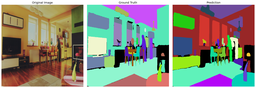
#> input picture inference_result_sample_0.png, 256 x 88 px, shrunk from 1780 x 613 before the run, given in place of 000000000008.png, which was not available
$ python analyze_mask_png.py
#> lines starting #> are read from the running program, lines starting #| are printed output that depends on the picture; pictures that were not available may be replaced by others from this repository, and a replacement may not be noted
import numpy as np
from PIL import Image
import json
from pathlib import Path

def analyze_panoptic_png(png_path, json_path=None, image_id=None):
    """
    分析COCO panoptic PNG文件中的segment信息

    Args:
        png_path: PNG文件路径
        json_path: 对应的JSON文件路径（可选）
        image_id: 图像ID（可选，用于在JSON中查找对应信息）
    """
#> called with image_id = 8
    print(f"🔍 分析PNG文件: {png_path}")

    # 读取PNG文件
    png_image = Image.open(png_path)
#> png_image is the input picture: PIL image 256x88 RGBA; mean R, G, B, A 137.5, 139, 125.1, 255
    print(f"   图像尺寸: {png_image.size}")
#|    图像尺寸: (256, 88)
    print(f"   图像模式: {png_image.mode}")
#|    图像模式: RGBA

    # 转换为RGB模式（如果不是的话）
    if png_image.mode != 'RGB':
        png_image = png_image.convert('RGB')
#> png_image: PIL image 256x88 RGB

    # 转换为numpy数组
    rgb_array = np.array(png_image)
    print(f"   数组形状: {rgb_array.shape}")
#|    数组形状: (88, 256, 3)

    # 将RGB值转换为segment ID
    # COCO panoptic格式: segment_id = R + G * 256 + B * 256^2
    r, g, b = rgb_array[:, :, 0], rgb_array[:, :, 1], rgb_array[:, :, 2]
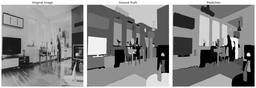
#> r: shape (88, 256); min 0, max 255, mean 137.5
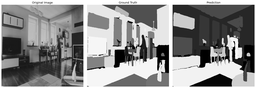
#> g: shape (88, 256); min 0, max 255, mean 139
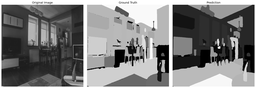
#> b: shape (88, 256); min 0, max 255, mean 125.1
    segment_ids = r.astype(np.uint32) + g.astype(np.uint32) * 256 + b.astype(np.uint32) * 256 * 256

    # 获取所有唯一的segment ID
    unique_segment_ids = np.unique(segment_ids)
#> unique_segment_ids = 11391 values from 0 to 16777215
    print(f"   发现的segment ID数量: {len(unique_segment_ids)}")
#|    发现的segment ID数量: 11391
    print(f"   所有segment IDs: {sorted(unique_segment_ids)}")
#> (printed output is left out)

    # 分析每个segment的像素数量
    print("\n📊 Segment统计:")
    for sid in sorted(unique_segment_ids):
        pixel_count = np.sum(segment_ids == sid)
        percentage = (pixel_count / segment_ids.size) * 100
        if sid == 0:
            print(f"   ID {sid:>8}: {pixel_count:>8} 像素 ({percentage:>6.2f}%) - 背景")
        else:
            print(f"   ID {sid:>8}: {pixel_count:>8} 像素 ({percentage:>6.2f}%)")
#> this loop made 11391 passes
#> (sid, pixel_count, percentage) on passes 4 to 6: (6, 1, 0.00444), (44, 1, 0.00444), (256, 4, 0.0178)

    # 如果提供了JSON文件，进行对比
    if json_path and Path(json_path).exists():
        print(f"\n🔗 对比JSON文件: {json_path}")
        with open(json_path, 'r') as f:
            json_data = json.load(f)

        # 查找对应的图像信息
        target_annotation = None
        if image_id is not None:
            for annotation in json_data['annotations']:
                if annotation['image_id'] == image_id:
                    target_annotation = annotation
                    break

        if target_annotation:
            json_segment_ids = {seg['id'] for seg in target_annotation['segments_info']}
            png_segment_ids = set(unique_segment_ids) - {0}  # 排除背景

            print(f"   JSON中的segment数量: {len(json_segment_ids)}")
            print(f"   JSON中的segment IDs: {sorted(json_segment_ids)}")
            print(f"   PNG中的segment数量: {len(png_segment_ids)} (排除背景)")
            print(f"   PNG中的segment IDs: {sorted(png_segment_ids)}")

            # 检查一致性
            if json_segment_ids == png_segment_ids:
                print("   ✅ JSON和PNG中的segment ID完全一致")
            else:
                print("   ⚠️  JSON和PNG中的segment ID不一致:")
                only_in_json = json_segment_ids - png_segment_ids
                only_in_png = png_segment_ids - json_segment_ids

                if only_in_json:
                    print(f"     只在JSON中: {sorted(only_in_json)}")
                if only_in_png:
                    print(f"     只在PNG中: {sorted(only_in_png)}")

            # 显示详细的segment信息
            print(f"\n📋 JSON中的segment详细信息:")
            for seg in target_annotation['segments_info']:
                print(f"   ID {seg['id']:>3}: category_id={seg['category_id']:>3}, "
                      f"isthing={seg.get('isthing', 'N/A')}, iscrowd={seg.get('iscrowd', 'N/A')}")
        else:
            print(f"   ⚠️  在JSON中未找到image_id={image_id}的信息")

    return {
        'png_path': png_path,
        'unique_segment_ids': unique_segment_ids,
        'segment_pixel_counts': {sid: np.sum(segment_ids == sid) for sid in unique_segment_ids},
        'image_shape': rgb_array.shape
    }

def batch_analyze_panoptic_files(png_dir, json_path, image_ids=None, max_files=5):
    """
    批量分析多个PNG文件

    Args:
        png_dir: PNG文件目录
        json_path: JSON文件路径
        image_ids: 要分析的图像ID列表（如果为None则分析前max_files个）
        max_files: 最大分析文件数
    """
    png_dir = Path(png_dir)

    # 读取JSON文件
    with open(json_path, 'r') as f:
        json_data = json.load(f)

    # 如果没有指定image_ids，则取前几个
    if image_ids is None:
        image_ids = [ann['image_id'] for ann in json_data['annotations'][:max_files]]

    results = []

    for image_id in image_ids:
        # 构建PNG文件名（通常是12位数字，左侧补零）
        png_filename = f"{image_id:012d}.png"
        png_path = png_dir / png_filename

        if png_path.exists():
            print(f"\n{'='*60}")
            result = analyze_panoptic_png(png_path, json_path, image_id)
            results.append(result)
        else:
            print(f"⚠️  文件不存在: {png_path}")

    return results

# 使用示例
if __name__ == "__main__":
    # 分析单个文件
    png_path = "/home/host_ssd/coconut_dataset/coco/panoptic_train2017/000000000008.png"  # 替换为你的实际路径
    json_path = "/home/host_ssd/coconut_dataset/coco/annotations/panoptic_train2017.json"  # 替换为你的实际路径

    # 分析特定图像
    result = analyze_panoptic_png(png_path, json_path, image_id=8)
#> result = 4 items

    # 或者批量分析
    # png_dir = "/path/to/your/panoptic_train2017/"
    # results = batch_analyze_panoptic_files(png_dir, json_path, image_ids=[8, 139, 285], max_files=3)
